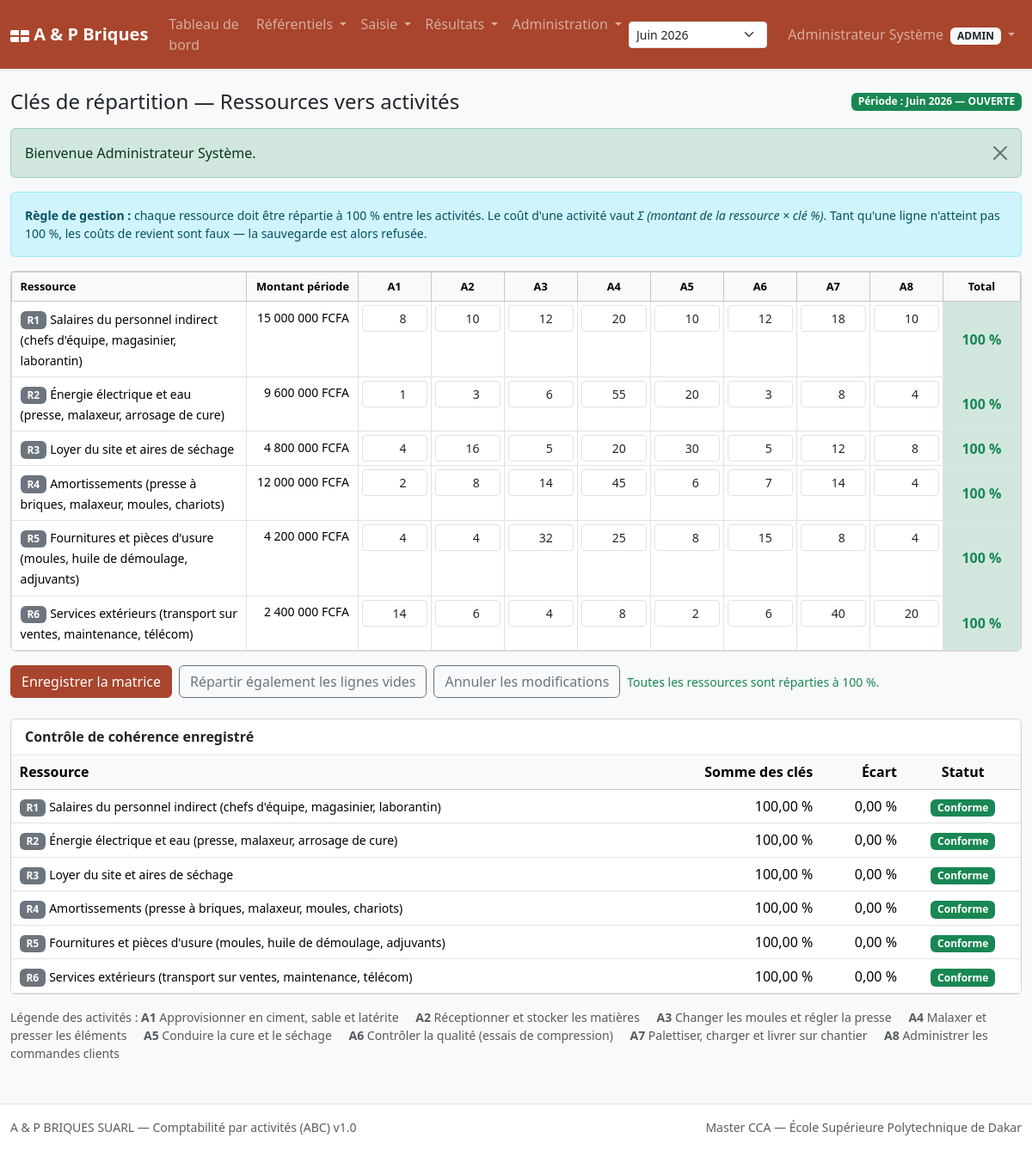
/cles.php (signed in), run on the app's committed database.
### tables this page shows
CREATE TABLE periodes (
  id            INT UNSIGNED AUTO_INCREMENT PRIMARY KEY,
  code          VARCHAR(20)  NOT NULL COMMENT 'ex : 2026-06',
  libelle       VARCHAR(80)  NOT NULL,
  date_debut    DATE NOT NULL,
  date_fin      DATE NOT NULL,
  statut        ENUM('OUVERTE','CLOTUREE') NOT NULL DEFAULT 'OUVERTE',
  date_creation DATETIME NOT NULL DEFAULT CURRENT_TIMESTAMP,
  UNIQUE KEY uk_periodes_code (code),
  CONSTRAINT ck_periodes_dates CHECK (date_fin >= date_debut)
);

CREATE TABLE activites (
  id            INT UNSIGNED AUTO_INCREMENT PRIMARY KEY,
  code          VARCHAR(20)  NOT NULL,
  libelle       VARCHAR(150) NOT NULL,
  processus     VARCHAR(80)  NOT NULL COMMENT 'regroupement macro',
  type_activite ENUM('PRINCIPALE','SUPPORT') NOT NULL DEFAULT 'PRINCIPALE',
  niveau_hierarchique ENUM('UNITE','LOT','PRODUIT','ENTREPRISE') NOT NULL DEFAULT 'UNITE'
                COMMENT 'hierarchie Cooper & Kaplan',
  actif         TINYINT(1) NOT NULL DEFAULT 1,
  UNIQUE KEY uk_activites_code (code)
);

CREATE TABLE ressources (
  id            INT UNSIGNED AUTO_INCREMENT PRIMARY KEY,
  code          VARCHAR(20)  NOT NULL,
  libelle       VARCHAR(120) NOT NULL,
  nature        ENUM('PERSONNEL','ENERGIE','IMMOBILIER','AMORTISSEMENT',
                     'FOURNITURE','SERVICE_EXTERIEUR','AUTRE') NOT NULL,
  compte_syscohada VARCHAR(10) NULL COMMENT 'rattachement plan de comptes',
  actif         TINYINT(1) NOT NULL DEFAULT 1,
  UNIQUE KEY uk_ressources_code (code)
);

CREATE TABLE cles_ressources (
  id            INT UNSIGNED AUTO_INCREMENT PRIMARY KEY,
  ressource_id  INT UNSIGNED NOT NULL,
  activite_id   INT UNSIGNED NOT NULL,
  periode_id    INT UNSIGNED NOT NULL,
  pourcentage   DECIMAL(7,4) NOT NULL DEFAULT 0.0000,
  justification VARCHAR(255) NULL COMMENT 'base de la cle : effectif, m2, kWh...',
  UNIQUE KEY uk_cles (ressource_id, activite_id, periode_id),
  KEY idx_cles_activite (activite_id, periode_id),
  CONSTRAINT fk_cles_ressource FOREIGN KEY (ressource_id)
    REFERENCES ressources(id) ON DELETE CASCADE,
  CONSTRAINT fk_cles_activite FOREIGN KEY (activite_id)
    REFERENCES activites(id) ON DELETE CASCADE,
  CONSTRAINT fk_cles_periode FOREIGN KEY (periode_id)
    REFERENCES periodes(id) ON DELETE CASCADE,
  CONSTRAINT ck_cles_pct CHECK (pourcentage >= 0 AND pourcentage <= 100)
);

### includes/auth.php (called while the page is built, shortened)
<?php
require_once __DIR__ . '/functions.php';
function utilisateurRole(): string
{
    return $_SESSION['role'] ?? '';
}
function utilisateurNom(): string
{
    return $_SESSION['nom_complet'] ?? '';
}
function peutEcrire(): bool
{
    return in_array(utilisateurRole(), ['ADMIN', 'CONTROLEUR'], true);
}
function estAdmin(): bool
{
    return utilisateurRole() === 'ADMIN';
}

### config/database.php (called while the page is built, shortened)
<?php
final class Database
{
    private static ?PDO $instance = null;
    public static function getConnexion(): PDO
    {
        if (self::$instance === null) {
            $dsn = sprintf(
                'mysql:host=%s;port=%s;dbname=%s;charset=%s',
                DB_HOST, DB_PORT, DB_NAME, DB_CHARSET
            );
            $options = [
                PDO::ATTR_ERRMODE            => PDO::ERRMODE_EXCEPTION,
                PDO::ATTR_DEFAULT_FETCH_MODE => PDO::FETCH_ASSOC,
                PDO::ATTR_EMULATE_PREPARES   => false,
                PDO::ATTR_STRINGIFY_FETCHES  => false,
            ];
            try {
                self::$instance = new PDO($dsn, DB_USER, DB_PASS, $options);
            } catch (PDOException $e) {
                if (MODE_DEBUG) {
                    die('Erreur de connexion à la base : ' . $e->getMessage());
                }
                die('Impossible de se connecter à la base de données.');
            }
        }
        return self::$instance;
    }
}
function db(): PDO
{
    return Database::getConnexion();
}

### includes/abc.php (called while the page is built, shortened)
<?php
require_once __DIR__ . '/functions.php';
function controleCles(int $periodeId): array
{
    $sql = 'SELECT ressource_id, ressource_code, ressource_libelle,
                   total_pourcentage, ecart, statut
              FROM v_controle_cles
             WHERE periode_id = :p
             ORDER BY statut DESC, ressource_code';
    $stmt = db()->prepare($sql);
    $stmt->execute([':p' => $periodeId]);
    return $stmt->fetchAll();
}

### cles.php (the view, shortened to what this page needs)
<?php
require_once __DIR__ . '/includes/layout.php';
require_once __DIR__ . '/includes/abc.php';
$periode   = periodeActive();
$periodeId = (int) $periode['id'];
$editable  = periodeModifiable($periode) && peutEcrire();
$ressources = db()->query(
    'SELECT id, code, libelle, nature FROM ressources WHERE actif = 1 ORDER BY code'
)->fetchAll();
$activites = db()->query(
    'SELECT id, code, libelle FROM activites WHERE actif = 1 ORDER BY code'
)->fetchAll();
$stmt = db()->prepare(
    'SELECT ressource_id, montant FROM ressource_montants WHERE periode_id = :p'
);
$stmt->execute([':p' => $periodeId]);
$montants = [];
foreach ($stmt->fetchAll() as $m) {
    $montants[(int) $m['ressource_id']] = (float) $m['montant'];
}
$stmt = db()->prepare(
    'SELECT ressource_id, activite_id, pourcentage, justification
       FROM cles_ressources WHERE periode_id = :p'
);
$stmt->execute([':p' => $periodeId]);
$cles = [];
foreach ($stmt->fetchAll() as $c) {
    $cles[(int) $c['ressource_id']][(int) $c['activite_id']] = (float) $c['pourcentage'];
}
$controle = controleCles($periodeId);
afficherEntete('Clés de répartition — Ressources vers activités', $periode);
?>
<div class="alert alert-info small">
  <strong>Règle de gestion :</strong> chaque ressource doit être répartie à
  100 % entre les activités. Le coût d'une activité vaut
  <em>Σ (montant de la ressource × clé %)</em>. Tant qu'une ligne n'atteint pas
  100 %, les coûts de revient sont faux — la sauvegarde est alors refusée.
</div>
<form method="post" action="cles.php?periode=<?= $periodeId ?>" id="formCles">
  <div class="card mb-3">
    <div class="table-responsive">
      <table class="table table-sm table-bordered table-matrice mb-0" id="tableCles">
        <thead class="table-light">
          <tr>
            <th style="min-width:230px">Ressource</th>
            <th class="text-end" style="min-width:130px">Montant période</th>
            <?php foreach ($activites as $a): ?>
              <th class="text-center" title="<?= e($a['libelle']) ?>">
                <?= e($a['code']) ?>
              </th>
            <?php endforeach; ?>
            <th class="text-center" style="min-width:90px">Total</th>
          </tr>
        </thead>
        <tbody>
        <?php foreach ($ressources as $r):
            $rid = (int) $r['id']; ?>
          <tr data-ressource="<?= $rid ?>">
            <td>
              <span class="badge bg-secondary"><?= e($r['code']) ?></span>
              <span class="small"><?= e($r['libelle']) ?></span>
            </td>
            <td class="text-end small text-nowrap">
              <?= fcfa($montants[$rid] ?? 0) ?>
            </td>
            <?php foreach ($activites as $a):
                $aid = (int) $a['id'];
                $val = $cles[$rid][$aid] ?? 0; ?>
              <td class="p-1">
                <input type="number" class="form-control form-control-sm text-end cle-input"
                       id="c<?= $rid ?>_<?= $aid ?>"
                       name="cles[<?= $rid ?>][<?= $aid ?>]"
                       value="<?= e(rtrim(rtrim(number_format($val, 2, '.', ''), '0'), '.')) ?>"
                       min="0" max="100" step="0.01"
                       <?= $editable ? '' : 'readonly' ?>>
              </td>
            <?php endforeach; ?>
            <td class="text-center total-ligne fw-semibold align-middle"></td>
          </tr>
        <?php endforeach; ?>
        </tbody>
      </table>
    </div>
  </div>
  <?php if ($editable): ?>
  <div class="d-flex flex-wrap gap-2 mb-4">
    <button type="submit" class="btn btn-brique" id="btnEnregistrer">
      Enregistrer la matrice
    </button>
    <button type="button" class="btn btn-outline-secondary" id="btnRepartirEgal">
      Répartir également les lignes vides
    </button>
    <a href="cles.php?periode=<?= $periodeId ?>" class="btn btn-outline-secondary">
      Annuler les modifications
    </a>
    <span class="align-self-center small text-muted" id="messageControle"></span>
  </div>
  <?php endif; ?>
</form>
<div class="card">
  <div class="card-header"><strong>Contrôle de cohérence enregistré</strong></div>
  <div class="table-responsive">
    <table class="table table-sm mb-0">
      <thead class="table-light">
        <tr>
          <th>Ressource</th>
          <th class="text-end">Somme des clés</th>
          <th class="text-end">Écart</th>
          <th class="text-center">Statut</th>
        </tr>
      </thead>
      <tbody>
      <?php foreach ($controle as $c): ?>
        <tr>
          <td>
            <span class="badge bg-secondary"><?= e($c['ressource_code']) ?></span>
            <span class="small"><?= e($c['ressource_libelle']) ?></span>
          </td>
          <td class="text-end"><?= pct((float) $c['total_pourcentage']) ?></td>
          <td class="text-end"><?= pct((float) $c['ecart']) ?></td>
          <td class="text-center">
            <?php if ($c['statut'] === 'CONFORME'): ?>
              <span class="badge bg-success">Conforme</span>
            <?php else: ?>
              <span class="badge bg-danger">Anomalie</span>
            <?php endif; ?>
          </td>
        </tr>
      <?php endforeach; ?>
      </tbody>
    </table>
  </div>
</div>
<p class="small text-muted mt-3 mb-0">
  Légende des activités :
  <?php foreach ($activites as $a): ?>
    <span class="me-3"><strong><?= e($a['code']) ?></strong> <?= e($a['libelle']) ?></span>
  <?php endforeach; ?>
</p>
<?php
afficherPied();

### includes/layout.php (shortened to what this page needs)
<?php
require_once __DIR__ . '/auth.php';
function afficherEntete(string $titre, ?array $periodeActive = null): void
{
    $role = utilisateurRole();
    ?>
<!DOCTYPE html>
<html lang="fr">
<head>
<link href="https://cdn.jsdelivr.net/npm/bootstrap@5.3.3/dist/css/bootstrap.min.css" rel="stylesheet">
<link href="assets/css/style.css" rel="stylesheet">
</head>
<body class="bg-body-tertiary">
<nav class="navbar navbar-expand-lg navbar-dark bg-brique shadow-sm">
  <div class="container-fluid">
    <a class="navbar-brand fw-bold" href="index.php">
      <span class="logo-brique"></span> A &amp; P Briques
    </a>
    <div class="collapse navbar-collapse" id="navPrincipal">
      <ul class="navbar-nav me-auto">
        <li class="nav-item">
          <a class="nav-link" href="index.php">Tableau de bord</a>
        </li>
        <li class="nav-item dropdown">
          <a class="nav-link dropdown-toggle" href="#" data-bs-toggle="dropdown" role="button">
            Référentiels
          </a>
        </li>
        <li class="nav-item dropdown">
          <a class="nav-link dropdown-toggle" href="#" data-bs-toggle="dropdown" role="button">
            Saisie
          </a>
        </li>
        <li class="nav-item dropdown">
          <a class="nav-link dropdown-toggle" href="#" data-bs-toggle="dropdown" role="button">
            Résultats
          </a>
        </li>
        <?php if (estAdmin()): ?>
        <li class="nav-item dropdown">
          <a class="nav-link dropdown-toggle" href="#" data-bs-toggle="dropdown" role="button">
            Administration
          </a>
        </li>
        <?php endif; ?>
      </ul>
      <?php if ($periodeActive !== null): ?>
      <form class="d-flex me-3" method="get" action="">
        <select class="form-select form-select-sm" id="selPeriode" name="periode"
                onchange="this.form.submit()">
          <?php foreach (listerPeriodes() as $p): ?>
            <option value="<?= (int) $p['id'] ?>"
              <?= (int) $p['id'] === (int) $periodeActive['id'] ? 'selected' : '' ?>>
              <?= e($p['libelle']) ?><?= $p['statut'] === 'CLOTUREE' ? ' (clôturée)' : '' ?>
            </option>
          <?php endforeach; ?>
        </select>
      </form>
      <?php endif; ?>
      <ul class="navbar-nav">
        <li class="nav-item dropdown">
          <a class="nav-link dropdown-toggle" href="#" data-bs-toggle="dropdown" role="button">
            <?= e(utilisateurNom()) ?>
            <span class="badge bg-light text-dark ms-1"><?= e($role) ?></span>
          </a>
        </li>
      </ul>
    </div>
  </div>
</nav>
<main class="container-fluid py-4">
  <div class="d-flex flex-wrap justify-content-between align-items-center mb-3">
    <h1 class="h4 mb-0"><?= e($titre) ?></h1>
    <?php if ($periodeActive !== null): ?>
      <span class="badge <?= $periodeActive['statut'] === 'OUVERTE' ? 'bg-success' : 'bg-secondary' ?>">
        Période : <?= e($periodeActive['libelle']) ?> — <?= e($periodeActive['statut']) ?>
      </span>
    <?php endif; ?>
  </div>
  <?= flashAfficher() ?>
    <?php
}
function afficherPied(): void
{
    ?>
</main>
<footer class="border-top py-3 mt-4 bg-white">
  <div class="container-fluid small text-muted d-flex flex-wrap justify-content-between">
    <span><?= e(APP_ENTREPRISE) ?> — Comptabilité par activités (ABC) v<?= e(APP_VERSION) ?></span>
    <span>Master CCA — École Supérieure Polytechnique de Dakar</span>
  </div>
</footer>
</body>
</html>
    <?php
}

### includes/functions.php (shortened to what this page needs)
<?php
require_once __DIR__ . '/../config/database.php';
function e(mixed $valeur): string
{
    return htmlspecialchars((string) ($valeur ?? ''), ENT_QUOTES | ENT_SUBSTITUTE, 'UTF-8');
}
function fcfa(?float $montant, int $decimales = 0): string
{
    return number_format($montant, $decimales, ',', ' ') . ' ' . APP_DEVISE;
}
function pct(?float $valeur, int $decimales = 2): string
{
    return number_format($valeur, $decimales, ',', ' ') . ' %';
}
function flashAfficher(): string
{
    $html = '';
    foreach ($_SESSION['flash'] as $f) {
        $html .= '<div class="alert alert-' . e($f['type'])
              . ' alert-dismissible fade show" role="alert">'
              . e($f['message'])
              . '<button type="button" class="btn-close" data-bs-dismiss="alert"></button></div>';
    }
    return $html;
}
function entierPositif(mixed $valeur, int $defaut = 0): int
{
    $i = filter_var($valeur, FILTER_VALIDATE_INT);
    return ($i !== false && $i > 0) ? $i : $defaut;
}
function listerPeriodes(): array
{
    return db()->query('SELECT id, code, libelle, statut FROM periodes ORDER BY date_debut DESC')
               ->fetchAll();
}
function periodeActive(): array
{
    $periodes = listerPeriodes();
    $demandee = entierPositif($_GET['periode'] ?? 0);
    foreach ($periodes as $p) {
        if ($p['statut'] === 'OUVERTE') {
            return $p;
        }
    }
    return $periodes[0];
}
function periodeModifiable(array $periode): bool
{
    return $periode['statut'] === 'OUVERTE';
}

### assets/css/style.css (style rules this page uses)
:root { --brique: #a8452c; --brique-clair: #d98b6f; --brique-fonce: #7d3120; --beton: #5c6b73; --ocre: #c8963e; }
body { font-family: system-ui, -apple-system, 'Segoe UI', Roboto, sans-serif; }
.bg-brique { background-color: var(--brique) !important; }
.btn-brique { background-color: var(--brique); border-color: var(--brique); color: #fff; }
.logo-brique { display: inline-block; width: 22px; height: 14px; vertical-align: -2px; background-color: #fff; border-radius: 2px; position: relative; }
.logo-brique::before, .logo-brique::after { content: ''; position: absolute; background-color: var(--brique); }
.logo-brique::before { left: 0; right: 0; top: 6px; height: 2px; }
.logo-brique::after { top: 0; bottom: 0; left: 10px; width: 2px; }
.table-matrice th { font-size: 0.8rem; vertical-align: middle; }
.table-matrice input.cle-input { min-width: 68px; }
.total-ligne { font-variant-numeric: tabular-nums; }
td.text-end, th.text-end { font-variant-numeric: tabular-nums; }
.table > :not(caption) > * > * { padding: 0.45rem 0.6rem; }
.card-header { background-color: #fff; border-bottom: 2px solid #f1f1f1; }

### data on the page
periodes: libelle "Juin 2026", statut "OUVERTE"
activites: code "A1", id "1", libelle "Approvisionner en ciment, sable et latérite"
activites: code "A2", libelle "Réceptionner et stocker les matières"
activites: code "A3", libelle "Changer les moules et régler la presse"
activites: code "A4", libelle "Malaxer et presser les éléments"
activites: code "A5", libelle "Conduire la cure et le séchage"
activites: code "A6", libelle "Contrôler la qualité (essais de compression)"
activites: code "A7", libelle "Palettiser, charger et livrer sur chantier"
activites: code "A8", id "8", libelle "Administrer les commandes clients"
ressources: code "R1", libelle "Salaires du personnel indirect (chefs d'équipe, magasinier, laborantin)", id "15 000 000 FCFA", id "8", id "10", id "12", id "20", id "18"
ressources: code "R2", libelle "Énergie électrique et eau (presse, malaxeur, arrosage de cure)", id "9 600 000 FCFA", id "3", id "6", id "55", id "20", id "8", id "4"
ressources: code "R3", libelle "Loyer du site et aires de séchage", id "4 800 000 FCFA", id "4", id "16", id "5", id "20", id "30", id "12"
ressources: code "R4", libelle "Amortissements (presse à briques, malaxeur, moules, chariots)", id "12 000 000 FCFA", id "2", id "8", id "14", id "45", id "6", id "7", id "4"
ressources: code "R5", libelle "Fournitures et pièces d'usure (moules, huile de démoulage, adjuvants)", id "4 200 000 FCFA", id.ressource_id "4", id.pourcentage "4", id "32", id "25", id.activite_id "8", id "15"
ressources: code "R6", libelle "Services extérieurs (transport sur ventes, maintenance, télécom)", id "2 400 000 FCFA", id "14", id "6", id "4", id "8", id "2", id "40", id "20"

### other printed values
utilisateurNom() "Administrateur Système"
$role "ADMIN"
$titre "Clés de répartition — Ressources vers activités"
$f['message'] "Bienvenue Administrateur Système."
$c['ressource_code'] "R1"
$c['ressource_libelle'] "Salaires du personnel indirect (chefs d'équipe, magasinier, laborantin)"
pct((float) $c['total_pourcentage']) "100,00 %"
pct((float) $c['ecart']) "0,00 %"
$c['ressource_code'] "R2"
$c['ressource_libelle'] "Énergie électrique et eau (presse, malaxeur, arrosage de cure)"
$c['ressource_code'] "R3"
$c['ressource_libelle'] "Loyer du site et aires de séchage"
$c['ressource_code'] "R4"
$c['ressource_libelle'] "Amortissements (presse à briques, malaxeur, moules, chariots)"
$c['ressource_code'] "R5"
